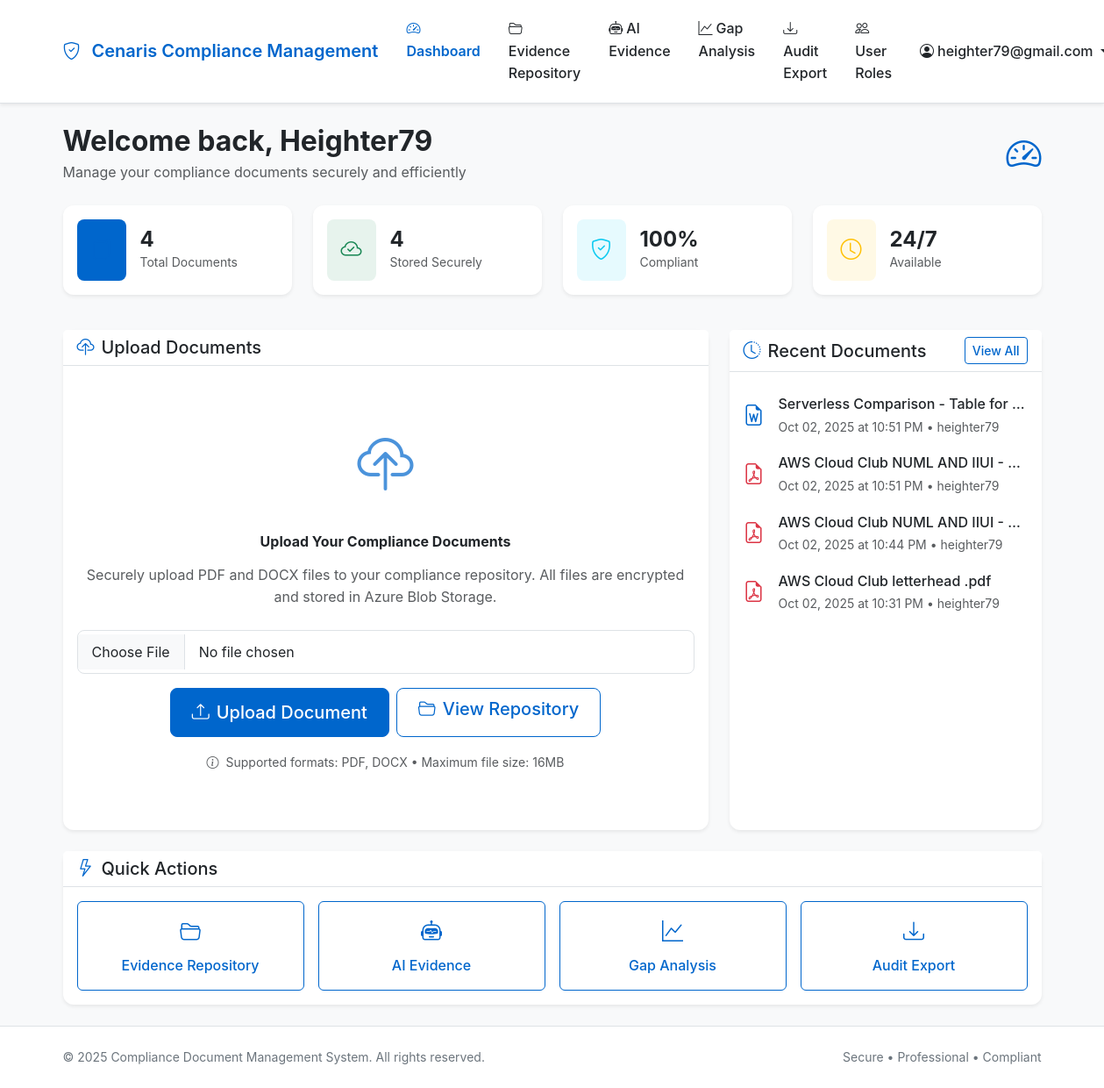
The app's page /dashboard (signed in), older data.
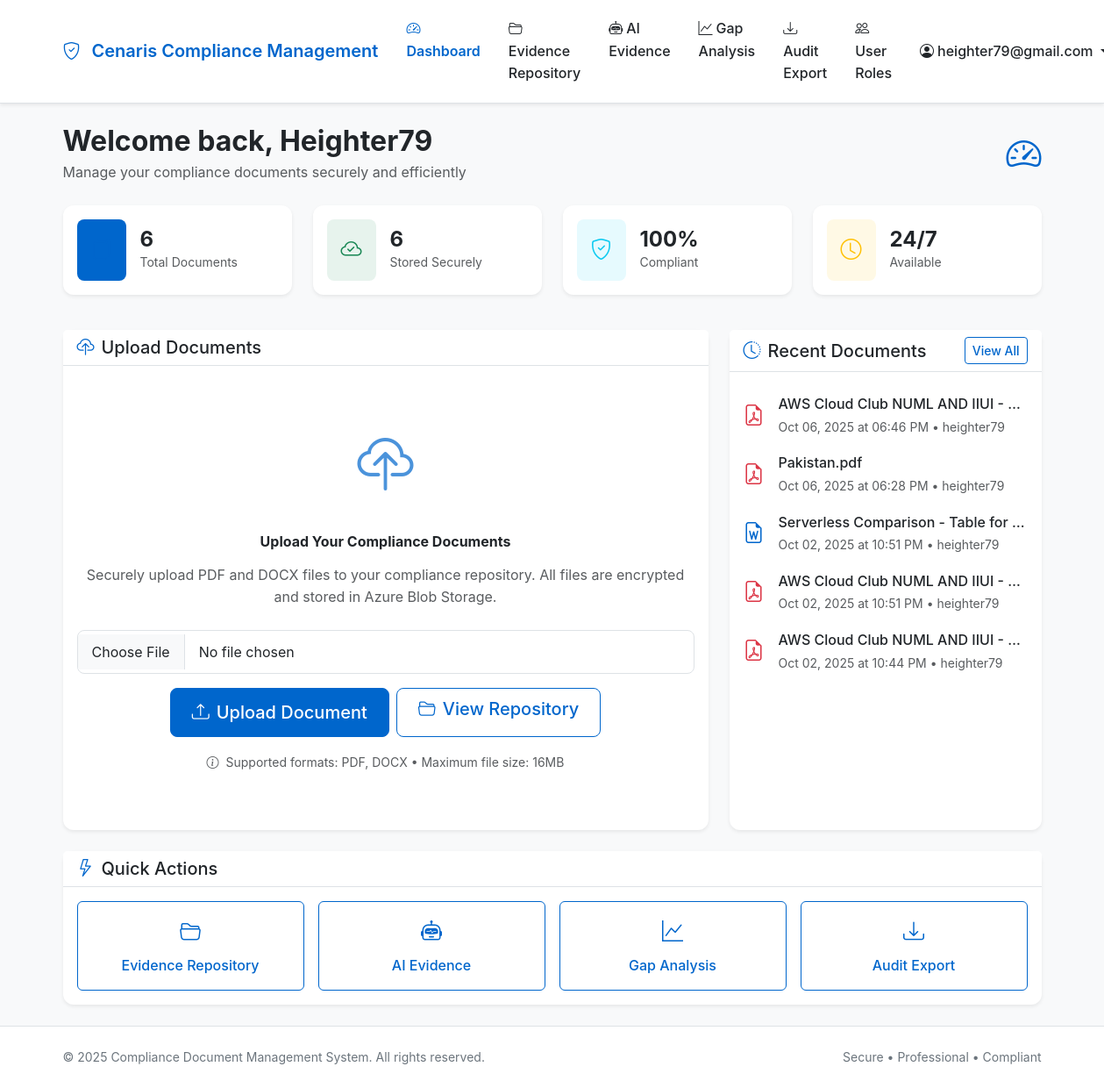
The same page, newer data.
### tables this page shows
CREATE TABLE documents (
                id INTEGER PRIMARY KEY AUTOINCREMENT,
                filename VARCHAR(255) NOT NULL,
                original_filename VARCHAR(255) NOT NULL,
                blob_name VARCHAR(255) UNIQUE NOT NULL,
                file_size INTEGER,
                content_type VARCHAR(100),
                uploaded_by INTEGER NOT NULL,
                uploaded_at DATETIME DEFAULT CURRENT_TIMESTAMP,
                is_active BOOLEAN DEFAULT 1,
                FOREIGN KEY (uploaded_by) REFERENCES users (id)
            );

CREATE TABLE users (
                id INTEGER PRIMARY KEY AUTOINCREMENT,
                email VARCHAR(120) UNIQUE NOT NULL,
                password_hash VARCHAR(128) NOT NULL,
                created_at DATETIME DEFAULT CURRENT_TIMESTAMP,
                is_active BOOLEAN DEFAULT 1
            );

### app/main/routes.py (the view)
@bp.route('/dashboard')
@login_required
def dashboard():
    recent_documents = Document.get_by_user(current_user.id, limit=5)
    all_documents = Document.get_by_user(current_user.id)
    total_documents = len(all_documents)
    return render_template('main/dashboard.html',
                         title='Dashboard',
                         recent_documents=recent_documents,
                         total_documents=total_documents)

### app/__init__.py (called while the page is built)
@login_manager.user_loader
def load_user(user_id):
    from app.models import User
    return User.get_by_id(int(user_id))

### app/models.py (called while the page is built)
    @property
    def is_active(self):
        return self._is_active

    @staticmethod
    def get_db_connection():
        db_path = current_app.config.get('DATABASE_URL', 'sqlite:///compliance.db').replace('sqlite:///', '')
        return sqlite3.connect(db_path)

    @classmethod
    def get_by_id(cls, user_id):
        conn = cls.get_db_connection()
        cursor = conn.cursor()
        try:
            cursor.execute('''
                SELECT id, email, password_hash, created_at, is_active
                FROM users WHERE id = ?
            ''', (user_id,))
            row = cursor.fetchone()
            if row:
                return cls(
                    id=row[0],
                    email=row[1],
                    password_hash=row[2],
                    created_at=row[3],
                    is_active=bool(row[4])
                )
            return None
        except sqlite3.Error:
            return None
        finally:
            conn.close()

### app/templates/main/dashboard.html (shortened to what the changed rows need)
{% extends "base.html" %} {% block content %}
<div class="fade-in">
  <div class="row mb-4">
    <div class="col-12">
      <div class="d-flex justify-content-between align-items-center">
        <div>
          <h1 class="h2 fw-bold text-dark mb-1">
            Welcome back, {{ current_user.email.split('@')[0].title() }}
          </h1>
          <p class="text-muted mb-0">
            Manage your compliance documents securely and efficiently
          </p>
        </div>
      </div>
    </div>
  </div>
  <div class="row mb-4">
    <div class="col-md-6 col-lg-3 mb-3">
      <div class="card border-0 shadow-sm h-100">
        <div class="card-body">
          <div class="d-flex align-items-center">
            <div class="flex-grow-1 ms-3">
              <div class="fw-bold h4 mb-0">{{ total_documents }}</div>
              <div class="text-muted small">Total Documents</div>
            </div>
          </div>
        </div>
      </div>
    </div>
    <div class="col-md-6 col-lg-3 mb-3">
      <div class="card border-0 shadow-sm h-100">
        <div class="card-body">
          <div class="d-flex align-items-center">
            <div class="flex-grow-1 ms-3">
              <div class="fw-bold h4 mb-0">{{ total_documents }}</div>
              <div class="text-muted small">Stored Securely</div>
            </div>
          </div>
        </div>
      </div>
    </div>
  </div>
  <div class="row">
    <div class="col-lg-4 mb-4">
      <div class="card border-0 shadow-sm h-100">
        <div class="card-body">
          {% if recent_documents %}
          <div class="list-group list-group-flush">
            {% for document in recent_documents %}
            <div class="list-group-item border-0 px-0">
              <div class="d-flex align-items-center">
                <div class="flex-shrink-0 me-3">
                  {% if document.content_type == 'application/pdf' %}
                  <i
                    class="bi bi-file-earmark-pdf text-danger"
                    style="font-size: 1.5rem"
                  ></i>
                  {% else %}
                  <i
                    class="bi bi-file-earmark-word text-primary"
                    style="font-size: 1.5rem"
                  ></i>
                  {% endif %}
                </div>
                <div class="flex-grow-1 min-w-0" style="overflow: hidden">
                  <div
                    class="fw-medium"
                    title="{{ document.original_filename }}"
                    style="
                      white-space: nowrap;
                      overflow: hidden;
                      text-overflow: ellipsis;
                      max-width: 100%;
                    "
                  >
                    {{ document.original_filename }}
                  </div>
                  <small class="text-muted">
                    {{ document.uploaded_at | datetime_format('%b %d, %Y at
                    %I:%M %p') }} • {{ current_user.email.split('@')[0] }}
                  </small>
                </div>
              </div>
            </div>
            {% endfor %}
          </div>
          {% endif %}
        </div>
      </div>
    </div>
  </div>
</div>
{% endblock %}

### app/templates/base.html (shortened to what this page needs)
<!DOCTYPE html>
<html lang="en">
  <head>
    <link
      href="https://cdn.jsdelivr.net/npm/bootstrap@5.3.2/dist/css/bootstrap.min.css"
      rel="stylesheet"
    />
    <link
      href="https://cdn.jsdelivr.net/npm/bootstrap-icons@1.11.1/font/bootstrap-icons.css"
      rel="stylesheet"
    />
  </head>
  <body>
    <nav class="navbar navbar-expand-lg navbar-light">
      <div class="container">
        <a class="navbar-brand" href="{{ url_for('main.index') }}">
          <i class="bi bi-shield-check me-2"></i>
          Cenaris Compliance Management
        </a>
        <div class="collapse navbar-collapse" id="navbarNav">
          <ul class="navbar-nav me-auto">
            {% if current_user.is_authenticated %}
            <li class="nav-item">
              <a
                class="nav-link {% if request.endpoint == 'main.dashboard' %}active{% endif %}"
                href="{{ url_for('main.dashboard') }}"
              >
                <i class="bi bi-speedometer2 me-1"></i>Dashboard
              </a>
            </li>
            <li class="nav-item">
              <a
                class="nav-link {% if request.endpoint == 'main.evidence_repository' %}active{% endif %}"
                href="{{ url_for('main.evidence_repository') }}"
              >
                <i class="bi bi-folder2-open me-1"></i>Evidence Repository
              </a>
            </li>
            <li class="nav-item">
              <a
                class="nav-link {% if request.endpoint == 'main.ai_evidence' %}active{% endif %}"
                href="{{ url_for('main.ai_evidence') }}"
              >
                <i class="bi bi-robot me-1"></i>AI Evidence
              </a>
            </li>
            <li class="nav-item">
              <a
                class="nav-link {% if request.endpoint == 'main.gap_analysis' %}active{% endif %}"
                href="{{ url_for('main.gap_analysis') }}"
              >
                <i class="bi bi-graph-up me-1"></i>Gap Analysis
              </a>
            </li>
            <li class="nav-item">
              <a
                class="nav-link {% if request.endpoint == 'main.audit_export' %}active{% endif %}"
                href="{{ url_for('main.audit_export') }}"
              >
                <i class="bi bi-download me-1"></i>Audit Export
              </a>
            </li>
            <li class="nav-item">
              <a
                class="nav-link {% if request.endpoint == 'main.user_roles' %}active{% endif %}"
                href="{{ url_for('main.user_roles') }}"
              >
                <i class="bi bi-people me-1"></i>User Roles
              </a>
            </li>
            {% endif %}
          </ul>
          <ul class="navbar-nav">
            {% if current_user.is_authenticated %}
            <li class="nav-item dropdown">
              <a
                class="nav-link dropdown-toggle"
                href="#"
                id="navbarDropdown"
                role="button"
                data-bs-toggle="dropdown"
              >
                <i class="bi bi-person-circle me-1"></i>{{ current_user.email }}
              </a>
            </li>
            {% endif %}
          </ul>
        </div>
      </div>
    </nav>
    <main class="{% block main_class %}container my-4{% endblock %}">
      {% block content %}{% endblock %}
    </main>
    <footer class="footer mt-auto py-4">
      <div class="container">
        <div class="row">
          <div class="col-md-6">
            <p class="mb-0">
              &copy; 2025 Compliance Document Management System. All rights
              reserved.
            </p>
          </div>
          <div class="col-md-6 text-md-end">
            <p class="mb-0">Secure • Professional • Compliant</p>
          </div>
        </div>
      </div>
    </footer>
  </body>
</html>

Row changes from the older to the newer data that the page shows:
no longer on this page (row unchanged): documents: content_type "application/pdf" (drawn), original_filename "AWS Cloud Club letterhead .pdf", uploaded_at "Oct 02, 2025 at 10:31 PM", {{ current_user.email.split('@')[0] }} "heighter79"
added documents: content_type "application/pdf" (drawn), original_filename "AWS Cloud Club NUML AND IIUI -…", uploaded_at "Oct 06, 2025 at 06:46 PM", {{ current_user.email.split('@')[0] }} "heighter79"
added documents: content_type "application/pdf" (drawn), original_filename "Pakistan.pdf", uploaded_at "Oct 06, 2025 at 06:28 PM", {{ current_user.email.split('@')[0] }} "heighter79"
Text that changed along with them:
{{ total_documents }}: "4" → "6"
